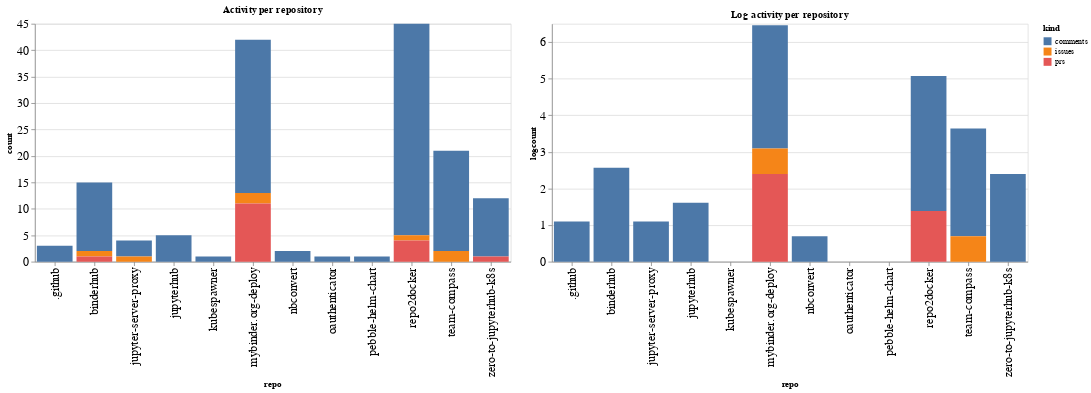

Source (notebook cell):
### Code cell
ch1 = alt.Chart(repo_summaries, width=600, title="Activity per repository").mark_bar().encode(
    x='repo',
    y='count',
    color='kind',
    tooltip="kind"
)

ch2 = alt.Chart(repo_summaries, width=600, title="Log activity per repository").mark_bar().encode(
    x='repo',
    y='logcount',
    color='kind',
    tooltip="kind"
)

ch1 | ch2

### Figure 1 — Vega-Lite specification as saved in the notebook (floating-point values rounded to 4 significant figures)
{"config": {"axisLeft": {"labelFontSize": 15}, "axisBottom": {"labelFontSize": 15}}, "hconcat": [{"mark": "bar", "encoding": {"color": {"type": "nominal", "field": "kind"}, "tooltip": {"type": "nominal", "field": "kind"}, "x": {"type": "nominal", "field": "repo"}, "y": {"type": "quantitative", "field": "count"}}, "title": "Activity per repository", "width": 600}, {"mark": "bar", "encoding": {"color": {"type": "nominal", "field": "kind"}, "tooltip": {"type": "nominal", "field": "kind"}, "x": {"type": "nominal", "field": "repo"}, "y": {"type": "quantitative", "field": "logcount"}}, "title": "Log activity per repository", "width": 600}], "data": {"name": "data-75e18f3e00062fe5e4598583aafef144"}, "$schema": "https://vega.github.io/schema/vega-lite/v4.8.1.json", "datasets": {"data-75e18f3e00062fe5e4598583aafef144": [{"repo": ".github", "kind": "comments", "count": 3, "logcount": 1.099}, {"repo": "binderhub", "kind": "comments", "count": 13, "logcount": 2.565}, {"repo": "binderhub", "kind": "issues", "count": 1, "logcount": 0.0}, {"repo": "binderhub", "kind": "prs", "count": 1, "logcount": 0.0}, {"repo": "jupyter-server-proxy", "kind": "comments", "count": 3, "logcount": 1.099}, {"repo": "jupyter-server-proxy", "kind": "issues", "count": 1, "logcount": 0.0}, {"repo": "jupyterhub", "kind": "comments", "count": 5, "logcount": 1.609}, {"repo": "kubespawner", "kind": "comments", "count": 1, "logcount": 0.0}, {"repo": "mybinder.org-deploy", "kind": "comments", "count": 29, "logcount": 3.367}, {"repo": "mybinder.org-deploy", "kind": "issues", "count": 2, "logcount": 0.6931}, {"repo": "mybinder.org-deploy", "kind": "prs", "count": 11, "logcount": 2.398}, {"repo": "nbconvert", "kind": "comments", "count": 2, "logcount": 0.6931}, {"repo": "oauthenticator", "kind": "comments", "count": 1, "logcount": 0.0}, {"repo": "pebble-helm-chart", "kind": "comments", "count": 1, "logcount": 0.0}, {"repo": "repo2docker", "kind": "comments", "count": 40, "logcount": 3.689}, {"repo": "repo2docker", "kind": "issues", "count": 1, "logcount": 0.0}, {"repo": "repo2docker", "kind": "prs", "count": 4, "logcount": 1.386}, {"repo": "team-compass", "kind": "comments", "count": 19, "logcount": 2.944}, {"repo": "team-compass", "kind": "issues", "count": 2, "logcount": 0.6931}, {"repo": "zero-to-jupyterhub-k8s", "kind": "comments", "count": 11, "logcount": 2.398}, {"repo": "zero-to-jupyterhub-k8s", "kind": "prs", "count": 1, "logcount": 0.0}]}}
